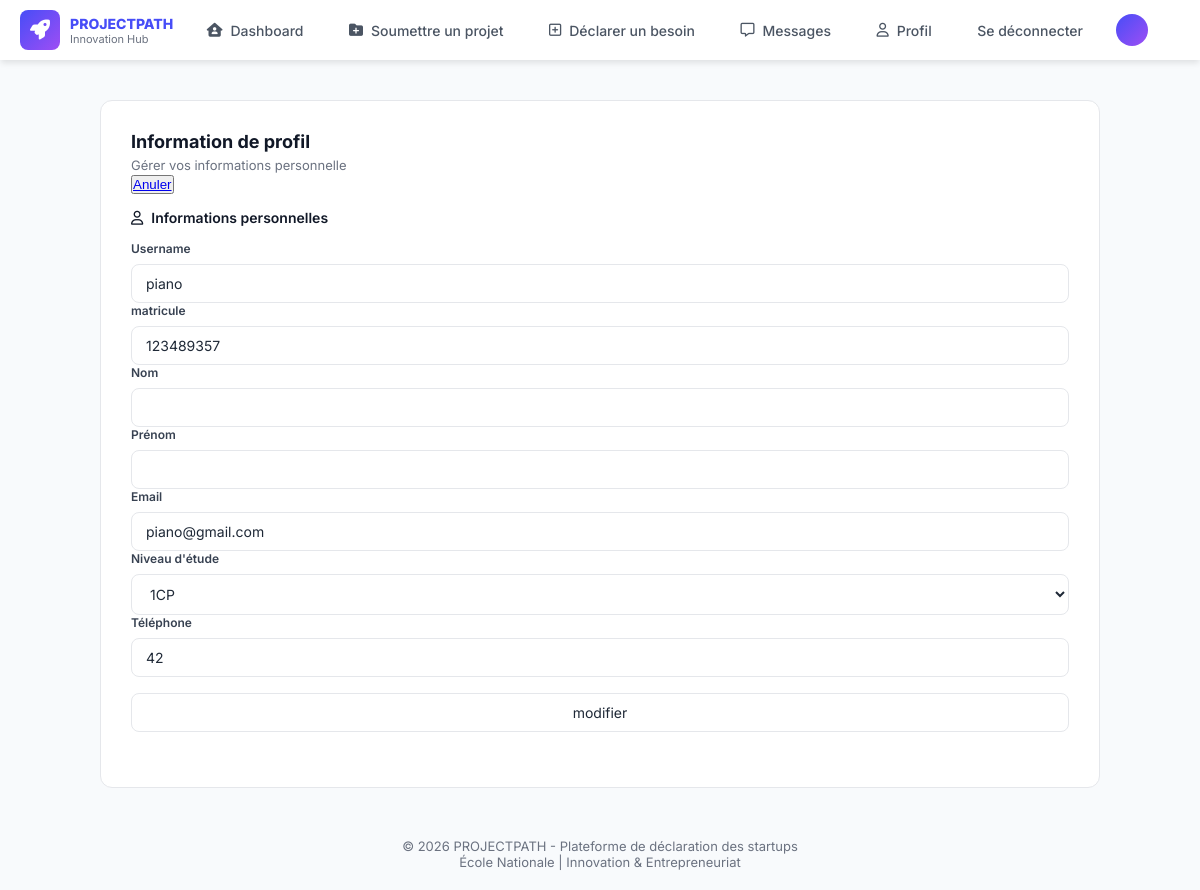
The page /user/update/12 (signed in) on the database its author committed.
### PP/models.py (models this page shows, shortened)
class CompteEtudiant(AbstractUser, PermissionsMixin):
    matricule = models.fields.IntegerField(unique=True, validators= [Validate_matricule], default = "123489357")
    class Niveau(models.TextChoices):
        one = "1CP", "1CP"
        two = "2CP", "2CP"
        three = "1CS" , "1CS"
        four = "2CS" , "2CS"
        five = "3CS", "3CS"
    niveau_etude = models.fields.CharField(max_length = 5 , choices = Niveau.choices, default = "1CP")
    adresse_mail = models.fields.EmailField(blank=True, max_length=254, verbose_name='email address',default = "Bonjour@estin.dz")
    telephone = models.fields.IntegerField(validators=[Validate_telephone], default=42)
    EMAIL_FIELD = 'adress_mail'
    class Meta:
        verbose_name = "User"
        verbose_name_plural = "Users"

### PP/views_user.py (the view)
# urls.py: path("user/update/<int:user_id>", views_user.modify_user_account, name = "modify_user_account"),
@login_required
def modify_user_account(request, user_id):
    if request.user.id != user_id:
        return redirect("logout")
    user = CompteEtudiant.objects.get(id = user_id)
    if request.method == "POST":
        form = ModifyStudentAccount(request.POST, instance = user)
        if form.is_valid():
            user = form.save()
            return redirect("user_details", user.id)
    else:
        form = ModifyStudentAccount(instance= user)
    return render(request, "Student/modify_user_account.html", {"form": form, "user": user, "user_id": user_id})

### PP/form.py
class ModifyStudentAccount(forms.ModelForm):
    class Meta:
        model = get_user_model()
        fields = ['username','matricule', 'first_name' ,'last_name', 'email' ,'niveau_etude' ,'telephone']

### PP/template/Student/modify_user_account.html (shortened to what this page needs)
{% load static %}
<!DOCTYPE html>
<html lang="fr">
<head>
    <link rel="stylesheet" href="https://cdnjs.cloudflare.com/ajax/libs/font-awesome/6.4.0/css/all.min.css">
    <link rel="stylesheet" href="{% static 'css/profil.css' %}">
</head>
<body>
    <nav>
        <div class="logo">
            <i class="fa-solid fa-rocket"></i>
            <div class="txt">
                <h4>PROJECTPATH</h4>
                <p>Innovation Hub</p>
            </div>
        </div>
        <div class="nav-links" id="nav-links">
            <div id="dash" class="same" data-page="{%url 'home' user_id%}">
                <i class="fa-solid fa-house-user"></i>
                <p>Dashboard</p>
            </div>
            <div class="same" id="soumettre" data-page="{%url 'add_project' user_id%}">
                <i class="fa-solid fa-folder-plus"></i>
                <p>Soumettre un projet</p>
            </div>
            <div class="same" id="besoin" data-page="{%url 'add_request' user_id%}">
                <i class="fa-regular fa-square-plus"></i>
                <p>Déclarer un besoin</p>
            </div>
            <div class="same" id="message" data-page="{%url 'message_etudiant' user_id%}">
                <i class="fa-regular fa-message"></i>
                <p>Messages</p>
            </div>
            <div class="same" id="profil" data-page="{%url 'user_details' user_id%}">
                <i class="fa-regular fa-user"></i>
                <p>Profil</p>
            </div>
             <div class="same" id="profil" data-page="{%url 'logout'%}">
                <p>Se déconnecter</p>
            </div>
        <div class="nav-right">
            <div class="compte">
                <span id="s1">{{ user.first_name|first }}</span>
            </div>
        </div>
    </nav>
    <main class="container">
    <section class="card">
        <div class="card-header">
            <div>
                <h2>Information de profil</h2>
                <p>Gérer vos informations personnelle</p>
            </div>
        <div>
            <button type="button">
                <a href = "{%url 'user_details' user.id%}">Anuler</a>
            </button>
    <div class="info-section">
        <div class="info-title">
             <i class="fa-regular fa-user"></i> Informations personnelles
        </div>
        <div class="info-grid">
        <form action="" method = "POST">
            <div class="form-group">
            <label for="id_nom">Username</label>
            {{ form.username }}
            </div>
            <div class="form-group">
            <label for="id_nom">matricule</label>
            {{ form.matricule }}
            </div>
            <div class="form-group">
            <label for="id_nom">Nom</label>
            {{ form.last_name }}
            </div>
            <div class="form-group">
            <label for="id_nom">Prénom</label>
            {{ form.first_name }}
            </div>
            <div class="form-group">
            <label for="id_email">Email</label>
            {{ form.email }}
             </div>
             <div class="form-group">
            <label for="id_nom">Niveau d'étude</label>
            {{ form.niveau_etude}}
            </div>
            <div class="form-group">
            <label for="id_nom">Téléphone</label>
            {{ form.telephone}}
            </div>
            <p>&nbsp;&nbsp;&nbsp;</p>
            <input type="submit"  value = "modifier"/>
        </form>
    </div>
    </div>
    </div>
    </div>
    </section>
    </main>
     <footer style="margin-top: 50px; text-align: center; color: #6b7280; font-size: 13px; padding-bottom: 20px;">
        <p>© 2026 PROJECTPATH - Plateforme de déclaration des startups</p>
        <p>École Nationale | Innovation & Entrepreneuriat</p>
    </footer>
    </body>
    </html>

### PP/static/css/profil.css (style rules this page uses)
* { margin: 0; padding: 0; box-sizing: border-box; }
body { font-family: 'Inter', sans-serif; background-color: #f8fafc; color: #1f2937; min-height: 100vh; display: flex; flex-direction: column; align-items: center; }
nav { background: #ffffff; position: fixed; top: 0; width: 100%; height: 60px; display: flex; justify-content: space-between; align-items: center; padding: 0 20px; box-shadow: 0 4px 6px -1px rgba(0, 0, 0, 0.1); z-index: 1000; }
.logo { display: flex; align-items: center; gap: 10px; }
.logo i { height: 40px; width: 40px; background: linear-gradient(135deg, rgb(71, 77, 247), rgb(158, 78, 244)); display: flex; justify-content: center; align-items: center; border-radius: 8px; color: white; font-size: 20px; }
.logo h4 { text-transform: uppercase; font-weight: 800; color: rgb(71, 77, 247); font-size: 14px; margin: 0; }
.logo p { font-size: 11px; color: #6b7280; margin: 0; }
.nav-links { display: flex; flex: 1; justify-content: space-evenly; align-items: center; }
nav .same { display: flex; align-items: center; gap: 8px; padding: 8px 12px; border-radius: 8px; color: #4b5563; font-size: 14px; font-weight: 500; cursor: pointer; transition: all 0.2s ease; }
.nav-right { display: flex; align-items: center; gap: 15px; }
.compte { display: flex; align-items: center; gap: 10px; font-size: 14px; font-weight: 500; }
#s1 { background: linear-gradient(135deg, rgb(71, 77, 247), rgb(158, 78, 244)); color: white; height: 32px; width: 32px; display: flex; align-items: center; justify-content: center; border-radius: 50%; font-weight: 600; }
.container { width: 90%; max-width: 1000px; margin-top: 100px; display: flex; flex-direction: column; gap: 20px; }
.card { background: white; border-radius: 12px; border: 1px solid #e5e7eb; padding: 30px; }
.card-header { margin-bottom: 25px; }
.card-header h2 { font-size: 18px; color: #111827; margin-bottom: 5px; }
.card-header p { font-size: 13px; color: #6b7280; }
.info-section { margin-top: 15px; }
.info-title { font-size: 14px; font-weight: 600; color: #111827; margin-bottom: 15px; display: flex; align-items: center; gap: 8px; }
.info-grid { gap: 20px; }
.form-group { flex: 1; display: flex; flex-direction: column; gap: 8px; }
.form-group label { font-size: 12px; font-weight: 600; color: #374151; }
input, select, textarea { width: 100%; padding: 10px 14px; border: 1px solid #E5E7EB; border-radius: 8px; font-size: 14px; font-family: 'Inter', sans-serif; background: white; color: #1F2937; transition: all 0.2s ease; }

### rows shown on the page
CompteEtudiant: username "piano", matricule "123489357", email "piano@gmail.com", niveau_etude "1CP", telephone "42"
